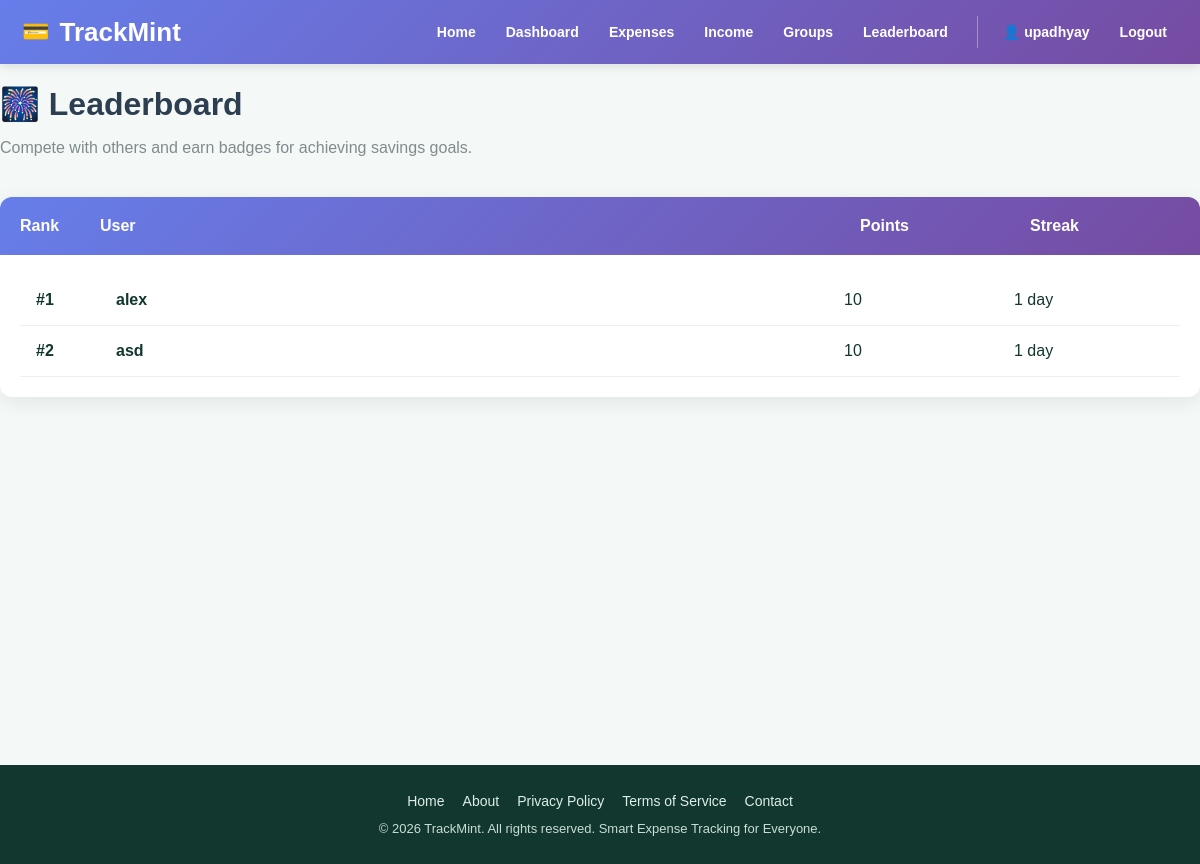
Page /leaderboard/ (signed in) on the committed database.
### app/models.py (models this page shows, shortened)
class User(UserMixin, db.Model):
    __tablename__ = "users"
    id = db.Column(db.Integer, primary_key=True)
    username = db.Column(db.String(80), unique=True, nullable=False, index=True)
    email = db.Column(db.String(120), unique=True, nullable=False, index=True)
    password_hash = db.Column(db.String(255), nullable=False)
    created_at = db.Column(db.DateTime, default=datetime.utcnow, nullable=False)
    total_points = db.Column(db.Integer, default=0, nullable=False)
    current_streak = db.Column(db.Integer, default=0, nullable=False)
    last_upload_date = db.Column(db.Date, nullable=True)
    receipts = db.relationship(
        "Receipt",
        back_populates="user",
        cascade="all, delete-orphan",
        lazy=True
    )
    incomes = db.relationship(
        "Income",
        back_populates="user",
        cascade="all, delete-orphan",
        lazy=True
    )

### app/leaderboard/routes.py (the view)
@leaderboard_bp.route("/")
@login_required
def leaderboard_home():
    users = (
        User.query
        .filter(User.total_points > 0)
        .order_by(
            User.total_points.desc(),
            User.current_streak.desc(),
            User.username.asc()
        )
        .all()
    )
    return render_template(
        "leaderboard/index.html",
        page_title="Leaderboard",
        users=users
    )

### app/__init__.py (called while the page is built)
def register_login_loader():
    @login_manager.user_loader
    def load_user(user_id):
        from app.models import User
        return db.session.get(User, int(user_id))

### app/templates/leaderboard/index.html (shortened to what this page needs)
{% extends "base.html" %}
{% block content %}
<div class="page-header">
    <h1>🎆 Leaderboard</h1>
    <p>Compete with others and earn badges for achieving savings goals.</p>
</div>
<div class="leaderboard-container">
    <div class="leaderboard-header">
        <div>Rank</div>
        <div>User</div>
        <div>Points</div>
        <div>Streak</div>
    </div>
    <div class="leaderboard-body">
        {% if users %}
            {% for user in users %}
                <div style="display: grid; grid-template-columns: 60px 1fr 150px 150px; gap: 20px; padding: 16px; border-bottom: 1px solid #ecf0f1; align-items: center; text-align: left;">
                    <div style="font-weight: 700;">
                        #{{ loop.index }}
                    </div>
                    <div>
                        <strong>{{ user.username }}</strong>
                    </div>
                    <div>
                        {{ user.total_points }}
                    </div>
                    <div>
                        {{ user.current_streak }} day{% if user.current_streak != 1 %}s{% endif %}
                    </div>
                </div>
            {% endfor %}
        {% else %}
            <div class="empty-icon">🏆</div>
            <div class="empty-text">No users yet</div>
            <div class="empty-subtext">Users will appear here as they track their expenses.</div>
        {% endif %}
    </div>
</div>
{% endblock %}

### app/templates/base.html (shortened to what this page needs)
<!doctype html>
<html lang="en">
<head>
  <link rel="stylesheet" href="{{ url_for('static', filename='css/style.css') }}">
</head>
<body>
    <header>
        <div class="header-container">
            <div class="logo">
                <span class="logo-icon">💳</span>
                <span>TrackMint</span>
            </div>
            <nav>
                <div class="nav-primary">
                    <a href="{{ url_for('main.landing') }}">Home</a>
                    {% if current_user.is_authenticated %}
                    <a href="{{ url_for('main.dashboard') }}">Dashboard</a>
                    <a href="{{ url_for('receipts.index') }}">Expenses</a>
                    <a href="{{ url_for('income.income_home') }}">Income</a>
                    <a href="{{ url_for('groups.groups_home') }}">Groups</a>
                    <a href="{{ url_for('leaderboard.leaderboard_home') }}">Leaderboard</a>
                    {% endif %}
                </div>
                {% if current_user.is_authenticated %}
                <div class="nav-user">
                    <a href="{{ url_for('main.profile') }}">👤 {{ current_user.username }}</a>
                    <a href="{{ url_for('auth.logout') }}">Logout</a>
                </div>
                {% else %}
                <div class="nav-user">
                    <a href="{{ url_for('auth.login') }}">Login</a>
                    <a href="{{ url_for('auth.signup') }}">Sign Up</a>
                </div>
                {% endif %}
            </nav>
        </div>
    </header>
    <main>
        {% block content %}{% endblock %}
    </main>
    <footer>
        <div class="footer-content">
            <div class="footer-links">
                <a href="{{ url_for('main.landing') }}">Home</a>
                <a href="#">About</a>
                <a href="#">Privacy Policy</a>
                <a href="#">Terms of Service</a>
                <a href="#">Contact</a>
            </div>
            <p>&copy; 2026 TrackMint. All rights reserved. Smart Expense Tracking for Everyone.</p>
        </div>
    </footer>
</body>
</html>

### app/static/css/style.css (style rules this page uses)
* { box-sizing: border-box; }
body { margin: 0; font-family: Arial, Helvetica, sans-serif; background: #f4f8f7; color: #12372f; }
header { background: linear-gradient(135deg, #667eea 0%, #764ba2 100%); color: white; padding: 16px 0; box-shadow: 0 2px 10px rgba(0, 0, 0, 0.12); position: sticky; top: 0; z-index: 1000; }
.header-container { max-width: 1200px; margin: 0 auto; padding: 0 22px; display: flex; justify-content: space-between; align-items: center; gap: 24px; }
.logo { font-size: 26px; font-weight: 800; display: flex; align-items: center; gap: 10px; color: white; white-space: nowrap; }
.logo-icon { font-size: 22px; }
nav { display: flex; align-items: center; gap: 18px; flex-wrap: wrap; }
.nav-primary, .nav-user { display: flex; align-items: center; gap: 8px; flex-wrap: wrap; }
nav a { color: white; text-decoration: none; font-size: 14px; font-weight: 600; padding: 8px 11px; border-radius: 8px; transition: 0.2s ease; }
.nav-user { padding-left: 14px; border-left: 1px solid rgba(255, 255, 255, 0.35); }
main { min-height: calc(100vh - 160px); }
footer { background: #12372f; color: white; padding: 28px 20px; margin-top: 40px; }
.footer-content { max-width: 1200px; margin: 0 auto; text-align: center; }
.footer-links { display: flex; justify-content: center; gap: 18px; flex-wrap: wrap; margin-bottom: 12px; }
.footer-links a { color: #dceee8; text-decoration: none; font-size: 14px; }
.footer-content p { margin: 0; color: #c8ddd6; font-size: 13px; }

### app/templates/leaderboard/index.html (style rules this page uses)
.page-header { margin-bottom: 40px; }
.page-header h1 { font-size: 32px; color: #2c3e50; margin-bottom: 10px; }
.page-header p { color: #7f8c8d; font-size: 16px; }
.leaderboard-container { background: white; border-radius: 12px; box-shadow: 0 5px 20px rgba(0, 0, 0, 0.08); overflow: hidden; }
.leaderboard-header { background: linear-gradient(135deg, #667eea 0%, #764ba2 100%); color: white; padding: 20px; display: grid; grid-template-columns: 60px 1fr 150px 150px; gap: 20px; font-weight: 600; }
.leaderboard-body { padding: 20px; text-align: center; }

### rows in the picture
User: username "upadhyay"
User: username "alex", total_points "10", current_streak "1"
User: username "asd", total_points "10", current_streak "1"
